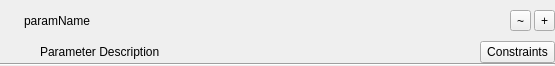
<ui version="4.0" >
 <class>ParamPanel</class>
 <widget class="QWidget" name="ParamPanel" >
  <property name="geometry" >
   <rect>
    <x>0</x>
    <y>0</y>
    <width>555</width>
    <height>66</height>
   </rect>
  </property>
  <property name="windowTitle" >
   <string>Form</string>
  </property>
  <layout class="QVBoxLayout" >
   <property name="margin" >
    <number>0</number>
   </property>
   <property name="spacing" >
    <number>0</number>
   </property>
   <item>
    <widget class="QFrame" name="frame" >
     <property name="frameShape" >
      <enum>QFrame::NoFrame</enum>
     </property>
     <property name="frameShadow" >
      <enum>QFrame::Raised</enum>
     </property>
     <layout class="QHBoxLayout" >
      <property name="margin" >
       <number>0</number>
      </property>
      <property name="spacing" >
       <number>3</number>
      </property>
      <item>
       <widget class="QLabel" name="nameLabel" >
        <property name="minimumSize" >
         <size>
          <width>90</width>
          <height>0</height>
         </size>
        </property>
        <property name="maximumSize" >
         <size>
          <width>90</width>
          <height>16777215</height>
         </size>
        </property>
        <property name="text" >
         <string>paramName</string>
        </property>
        <property name="alignment" >
         <set>Qt::AlignRight|Qt::AlignTrailing|Qt::AlignVCenter</set>
        </property>
       </widget>
      </item>
      <item>
       <widget class="QFrame" name="valueFrame" >
        <property name="frameShape" >
         <enum>QFrame::NoFrame</enum>
        </property>
        <property name="frameShadow" >
         <enum>QFrame::Raised</enum>
        </property>
       </widget>
      </item>
      <item>
       <widget class="QToolButton" name="resetButton" >
        <property name="enabled" >
         <bool>true</bool>
        </property>
        <property name="toolTip" >
         <string>Reset</string>
        </property>
        <property name="text" >
         <string>~</string>
        </property>
       </widget>
      </item>
      <item>
       <widget class="QToolButton" name="descButton" >
        <property name="toolTip" >
         <string>Expand</string>
        </property>
        <property name="text" >
         <string>+</string>
        </property>
       </widget>
      </item>
     </layout>
    </widget>
   </item>
   <item>
    <layout class="QHBoxLayout" >
     <property name="margin" >
      <number>0</number>
     </property>
     <property name="spacing" >
      <number>6</number>
     </property>
     <item>
      <spacer>
       <property name="orientation" >
        <enum>Qt::Horizontal</enum>
       </property>
       <property name="sizeType" >
        <enum>QSizePolicy::Fixed</enum>
       </property>
       <property name="sizeHint" >
        <size>
         <width>40</width>
         <height>20</height>
        </size>
       </property>
      </spacer>
     </item>
     <item>
      <widget class="QLabel" name="descLabel" >
       <property name="text" >
        <string>Parameter Description</string>
       </property>
       <property name="wordWrap" >
        <bool>true</bool>
       </property>
      </widget>
     </item>
     <item>
      <widget class="QPushButton" name="constraintsButton" >
       <property name="minimumSize" >
        <size>
         <width>75</width>
         <height>0</height>
        </size>
       </property>
       <property name="maximumSize" >
        <size>
         <width>75</width>
         <height>16777215</height>
        </size>
       </property>
       <property name="text" >
        <string>Constraints</string>
       </property>
       <property name="checkable" >
        <bool>true</bool>
       </property>
      </widget>
     </item>
    </layout>
   </item>
   <item>
    <widget class="Line" name="line" >
     <property name="orientation" >
      <enum>Qt::Horizontal</enum>
     </property>
    </widget>
   </item>
  </layout>
 </widget>
 <resources/>
 <connections/>
</ui>
